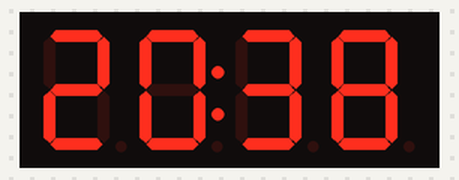
This program was run on a simulated Raspberry Pi Pico running MicroPython. Shown: 4-digit seven-segment display. What the program prints to the serial console is not drawn.

Above: at 0.1 s.
At 120.1 s:
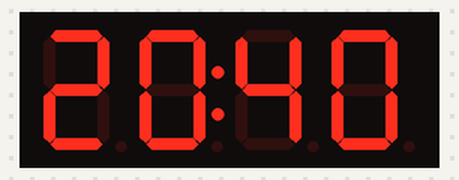

The program:

Digital_Clock.py
```python
from machine import Pin
import tm1637
from utime import sleep

display = tm1637.TM1637(clk=Pin(17), dio=Pin(16))

hour = 20

minute = 38

print('Hello')

while True:
    display.numbers(hour, minute)
    sleep(60)
    minute = minute +1
    display.numbers(hour, minute)
    if minute >= 60:
        minute = 00
        hour = hour+1
    if hour >= 24:
        hour = 00
```
